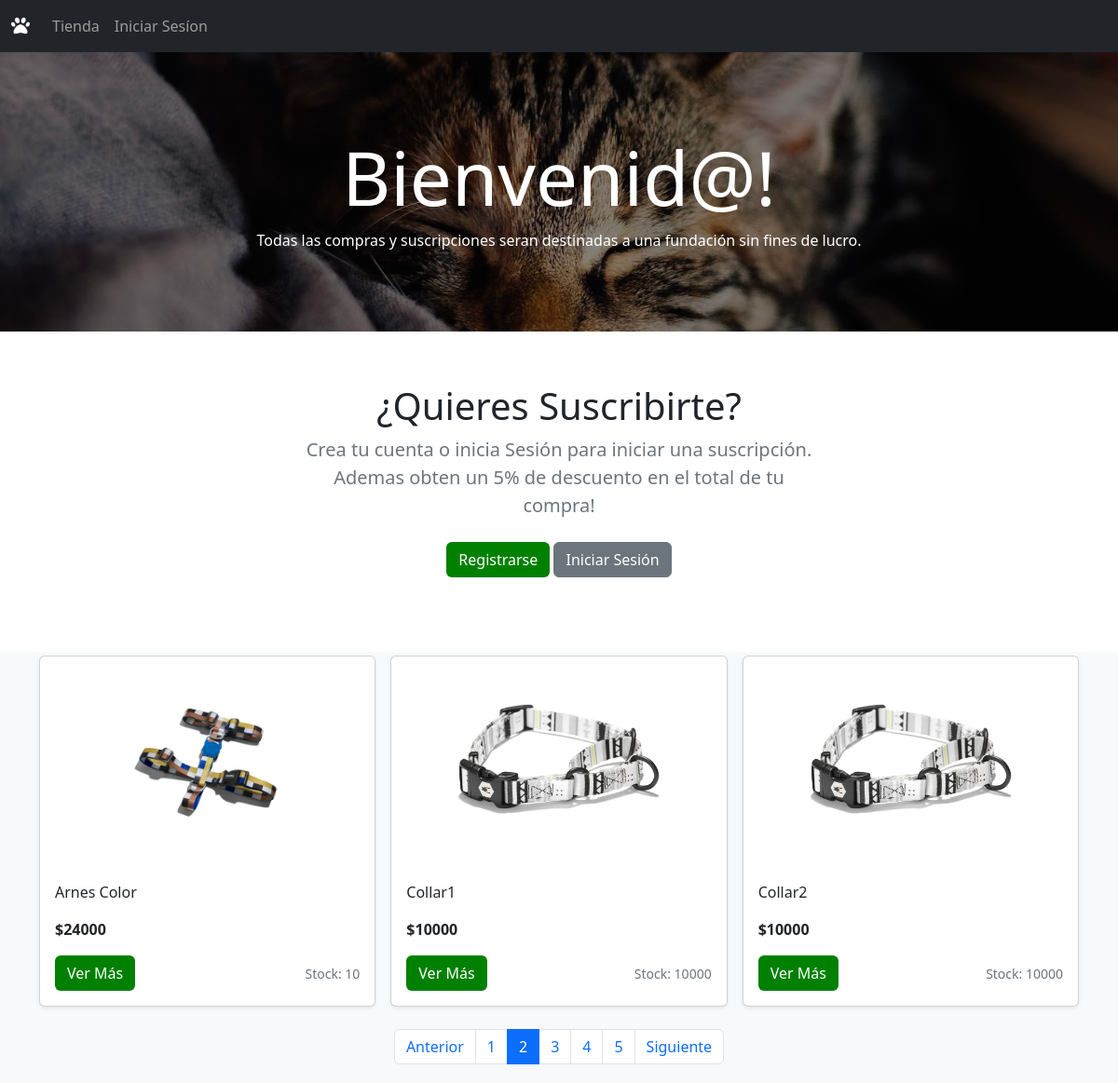
Before: /?page=2 with the older database file.
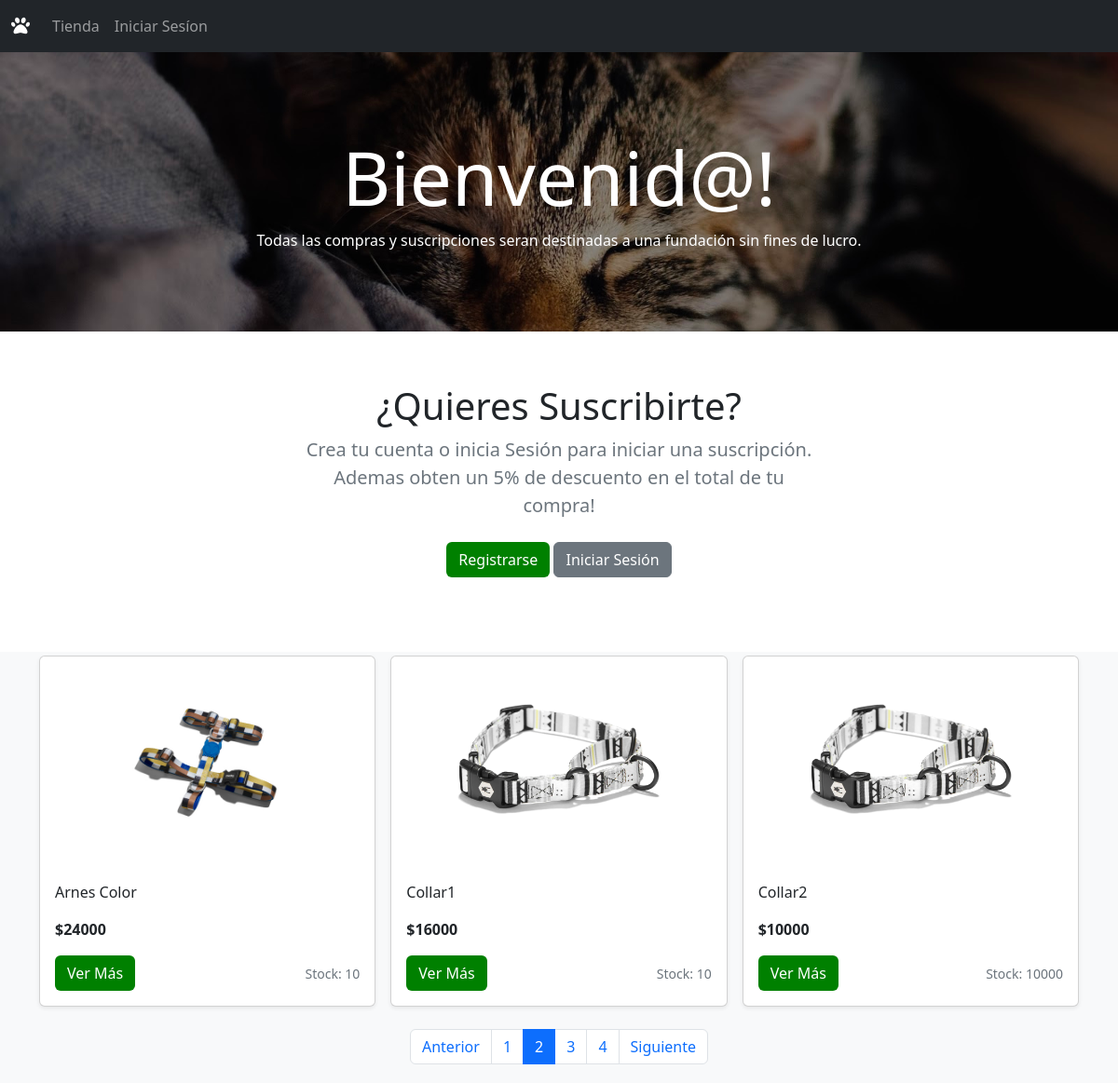
After: the same page with the newer database file.
### core/models.py (models this page shows, shortened)
class Producto(models.Model):
    nombre = models.CharField(max_length=50)
    precio = models.IntegerField()
    stock = models.IntegerField()
    descripcion = models.CharField(max_length=250)
    tipo = models.ForeignKey(TipoProducto, on_delete=models.CASCADE)
    fecha = models.DateField()
    imagen = models.ImageField(null=True, blank=True)
    vigente = models.BooleanField()

### core/views.py (the view)
# urls.py: path('', index, name="index"),
def index(request):
    productosAll = Producto.objects.all() # SELECT * FROM producto
    page = request.GET.get('page', 1) # OBTENEMOS LA VARIABLE DE LA URL, SI NO EXISTE NADA DEVUELVE 1
    try:
        paginator = Paginator(productosAll, 3)
        productosAll = paginator.page(page)
    except:
        raise Http404
    data = {
        'listado': productosAll,
        'paginator': paginator
    }
    return render(request, 'core/index.html', data)

### core/templates/core/index.html (shortened to what this page needs)
{% extends 'core/base.html' %}
{% load static%}
{% block contenido %}
<div class="container-fluid suscribir fondo d-flex flex-column justify-content-center align-items-center">
  <div class="text-center text-white">
    {% if user.is_authenticated %}
    <h1 class="display-1">
      Bienvenid@! {{ user.username }}
    </h1>
    {% else %}
    <h1 class="display-1">
      Bienvenid@!
    </h1>
    {% endif %}
    <div>Todas las compras y suscripciones seran destinadas a una fundación sin fines de lucro.</div>
  </div>
</div>
<section class="py-2 text-center container">
  <div class="row py-lg-5">
    <div class="col-lg-6 col-md-8 mx-auto">
      <h1 class="fw-light">¿Quieres Suscribirte?</h1>
      <p class="lead text-muted">Crea tu cuenta o inicia Sesión para iniciar una suscripción.
        Ademas obten un 5% de descuento en el total de tu compra!
      </p>
      <p>
        {% if user.is_authenticated %}
        <a href="{% url 'miSuscripcion' %}" class="btn btn-verde my-1">Suscribirse</a>
        {% else %}
        <a href="{% url 'registro' %}" class="btn btn-verde my-1">Registrarse</a>
        <a href="{% url 'login' %}" class="btn btn-secondary my-2">Iniciar Sesión</a>
        {% endif %}
      </p>
    </div>
  </div>
</section>
<div class="album py-1 bg-light">
  <div class="container">
    <div class="row row-cols-1 row-cols-sm-2 row-cols-md-3 g-3">
      {% for prod in listado %}
        {% if prod.stock > 0 %}
          <div class="col">
            <div class="card shadow-sm">
              {% if prod.imagen %}
              <img src="{{ prod.imagen.url }}" class="responsive" width="100%" height="225">
              {% else %}
              <img src="{% static 'core/img/dog_light_icon.png' %}" class="responsive" width="100%" height="225">
              {% endif %}
              <div class="card-body">
                <p class="card-text">{{ prod.nombre }}</p>
                <p class="card-text fw-bold">${{ prod.precio }}</p>
                <div class="d-flex justify-content-between align-items-center">
                  <div class="btn-group">
                    {% if user.is_authenticated %}
                      <a href="{% url 'producto' prod.id %}" class="btn btn-verde">Ver Más</a>
                    {% else %}
                      <a href="{% url 'producto' prod.id %}" class="btn btn-verde">Ver Más</a>
                    {% endif %}
                  </div>
                  <small class="text-muted">Stock: {{ prod.stock }}</small>
                </div>
              </div>
            </div>
          </div>
        {% endif %}
      {% endfor %}
    </div>
    <br>
    {% include 'core/paginator.html' %}
  </div>
</div>
{% endblock %}

Changed rows visible on the page:
changed Producto "Collar1": precio "10000" → "16000"; stock "10000" → "10"
Other visible differences:
list line gone: "5"
